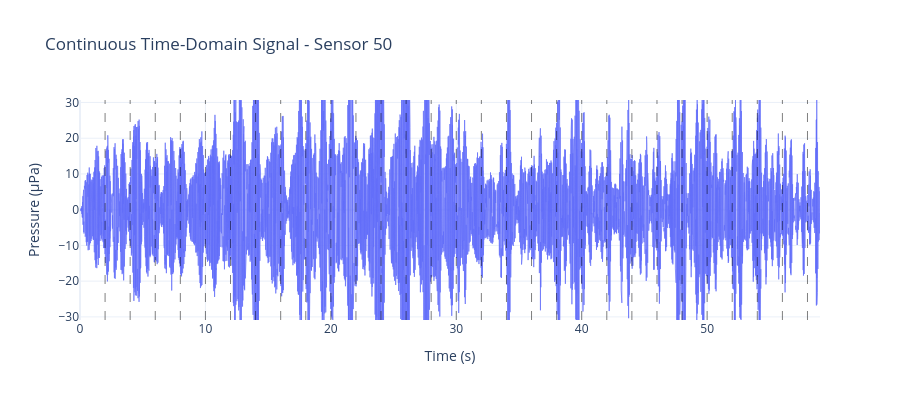
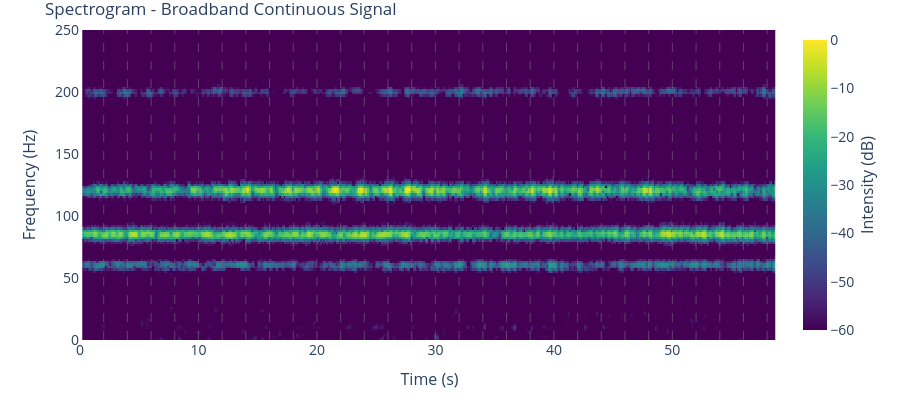

Notebook code cell kept with these figures, in order:
### Markdown cell above
## 12. Visualise Time-Domain Signal and Spectrogram

Plot the continuous time-domain signal and its spectrogram. Red dashed lines mark timestep boundaries where the propagation transfer function is updated.

**Important**: The spectrogram uses proper PSD scaling (dB re 1 µPa²/Hz) for underwater acoustics.

### Code cell
boundary_times_s = _timestep_boundaries(SIM_PARAMS)
signal_real = _real(continuous_signal)

# Plot 1: Time-domain signal
fig_time = go.Figure()
fig_time.add_trace(
    go.Scatter(x=time_axis, y=signal_real, mode="lines", line=dict(width=1), opacity=0.7)
)
fig_time.update_yaxes(
    range=[np.percentile(signal_real, 1), np.percentile(signal_real, 99)],
    title_text="Pressure (µPa)",
)
fig_time.update_xaxes(title_text="Time (s)")
_add_vlines(fig_time, boundary_times_s)

fig_time.update_layout(
    title=f"Continuous Time-Domain Signal - Sensor {SENSOR_TO_ANALYZE}",
    template="plotly_white",
    height=400,
    width=900,
)
fig_time.show()

# Plot 2: Spectrogram (use plotter helper)
fig_spec = plot_spectrogram(
    signal_real,
    int(SIGNAL_PARAMS["sampling_rate_hz"]),
    n_fft=256,
    hop_length=64,
    y_lim=(0, SIGNAL_PARAMS["sampling_rate_hz"] / 2),
    yaxis_format="hz",
    fig_size=(9, 4),
)
_add_vlines(fig_spec, boundary_times_s, line_style={"line_color": "grey"})
fig_spec.update_layout(title="Spectrogram - Broadband Continuous Signal")
fig_spec.show()

### Figure 1 — Plotly figure (JSON) as saved in the notebook; plotly's stock layout.template omitted (floating-point values rounded to 4 significant figures; data arrays with more than 128 entries replaced by an {"elided": "..."} marker saying what was removed)
{"data": [{"line": {"width": 1}, "mode": "lines", "opacity": 0.7, "type": "scatter", "x": {"elided": "29500 float values"}, "y": {"elided": "29500 float values"}}], "layout": {"height": 400, "shapes": [{"line": {"color": "black", "dash": "dash", "width": 1}, "opacity": 0.5, "type": "line", "x0": 2, "x1": 2, "xref": "x", "y0": 0, "y1": 1, "yref": "y domain"}, {"line": {"color": "black", "dash": "dash", "width": 1}, "opacity": 0.5, "type": "line", "x0": 4, "x1": 4, "xref": "x", "y0": 0, "y1": 1, "yref": "y domain"}, {"line": {"color": "black", "dash": "dash", "width": 1}, "opacity": 0.5, "type": "line", "x0": 6, "x1": 6, "xref": "x", "y0": 0, "y1": 1, "yref": "y domain"}, {"line": {"color": "black", "dash": "dash", "width": 1}, "opacity": 0.5, "type": "line", "x0": 8, "x1": 8, "xref": "x", "y0": 0, "y1": 1, "yref": "y domain"}, {"line": {"color": "black", "dash": "dash", "width": 1}, "opacity": 0.5, "type": "line", "x0": 10, "x1": 10, "xref": "x", "y0": 0, "y1": 1, "yref": "y domain"}, {"line": {"color": "black", "dash": "dash", "width": 1}, "opacity": 0.5, "type": "line", "x0": 12, "x1": 12, "xref": "x", "y0": 0, "y1": 1, "yref": "y domain"}, {"line": {"color": "black", "dash": "dash", "width": 1}, "opacity": 0.5, "type": "line", "x0": 14, "x1": 14, "xref": "x", "y0": 0, "y1": 1, "yref": "y domain"}, {"line": {"color": "black", "dash": "dash", "width": 1}, "opacity": 0.5, "type": "line", "x0": 16, "x1": 16, "xref": "x", "y0": 0, "y1": 1, "yref": "y domain"}, {"line": {"color": "black", "dash": "dash", "width": 1}, "opacity": 0.5, "type": "line", "x0": 18, "x1": 18, "xref": "x", "y0": 0, "y1": 1, "yref": "y domain"}, {"line": {"color": "black", "dash": "dash", "width": 1}, "opacity": 0.5, "type": "line", "x0": 20, "x1": 20, "xref": "x", "y0": 0, "y1": 1, "yref": "y domain"}, {"line": {"color": "black", "dash": "dash", "width": 1}, "opacity": 0.5, "type": "line", "x0": 22, "x1": 22, "xref": "x", "y0": 0, "y1": 1, "yref": "y domain"}, {"line": {"color": "black", "dash": "dash", "width": 1}, "opacity": 0.5, "type": "line", "x0": 24, "x1": 24, "xref": "x", "y0": 0, "y1": 1, "yref": "y domain"}, {"line": {"color": "black", "dash": "dash", "width": 1}, "opacity": 0.5, "type": "line", "x0": 26, "x1": 26, "xref": "x", "y0": 0, "y1": 1, "yref": "y domain"}, {"line": {"color": "black", "dash": "dash", "width": 1}, "opacity": 0.5, "type": "line", "x0": 28, "x1": 28, "xref": "x", "y0": 0, "y1": 1, "yref": "y domain"}, {"line": {"color": "black", "dash": "dash", "width": 1}, "opacity": 0.5, "type": "line", "x0": 30, "x1": 30, "xref": "x", "y0": 0, "y1": 1, "yref": "y domain"}, {"line": {"color": "black", "dash": "dash", "width": 1}, "opacity": 0.5, "type": "line", "x0": 32, "x1": 32, "xref": "x", "y0": 0, "y1": 1, "yref": "y domain"}, {"line": {"color": "black", "dash": "dash", "width": 1}, "opacity": 0.5, "type": "line", "x0": 34, "x1": 34, "xref": "x", "y0": 0, "y1": 1, "yref": "y domain"}, {"line": {"color": "black", "dash": "dash", "width": 1}, "opacity": 0.5, "type": "line", "x0": 36, "x1": 36, "xref": "x", "y0": 0, "y1": 1, "yref": "y domain"}, {"line": {"color": "black", "dash": "dash", "width": 1}, "opacity": 0.5, "type": "line", "x0": 38, "x1": 38, "xref": "x", "y0": 0, "y1": 1, "yref": "y domain"}, {"line": {"color": "black", "dash": "dash", "width": 1}, "opacity": 0.5, "type": "line", "x0": 40, "x1": 40, "xref": "x", "y0": 0, "y1": 1, "yref": "y domain"}, {"line": {"color": "black", "dash": "dash", "width": 1}, "opacity": 0.5, "type": "line", "x0": 42, "x1": 42, "xref": "x", "y0": 0, "y1": 1, "yref": "y domain"}, {"line": {"color": "black", "dash": "dash", "width": 1}, "opacity": 0.5, "type": "line", "x0": 44, "x1": 44, "xref": "x", "y0": 0, "y1": 1, "yref": "y domain"}, {"line": {"color": "black", "dash": "dash", "width": 1}, "opacity": 0.5, "type": "line", "x0": 46, "x1": 46, "xref": "x", "y0": 0, "y1": 1, "yref": "y domain"}, {"line": {"color": "black", "dash": "dash", "width": 1}, "opacity": 0.5, "type": "line", "x0": 48, "x1": 48, "xref": "x", "y0": 0, "y1": 1, "yref": "y domain"}, {"line": {"color": "black", "dash": "dash", "width": 1}, "opacity": 0.5, "type": "line", "x0": 50, "x1": 50, "xref": "x", "y0": 0, "y1": 1, "yref": "y domain"}, {"line": {"color": "black", "dash": "dash", "width": 1}, "opacity": 0.5, "type": "line", "x0": 52, "x1": 52, "xref": "x", "y0": 0, "y1": 1, "yref": "y domain"}, {"line": {"color": "black", "dash": "dash", "width": 1}, "opacity": 0.5, "type": "line", "x0": 54, "x1": 54, "xref": "x", "y0": 0, "y1": 1, "yref": "y domain"}, {"line": {"color": "black", "dash": "dash", "width": 1}, "opacity": 0.5, "type": "line", "x0": 56, "x1": 56, "xref": "x", "y0": 0, "y1": 1, "yref": "y domain"}, {"line": {"color": "black", "dash": "dash", "width": 1}, "opacity": 0.5, "type": "line", "x0": 58, "x1": 58, "xref": "x", "y0": 0, "y1": 1, "yref": "y domain"}], "title": {"text": "Continuous Time-Domain Signal - Sensor 50"}, "width": 900, "xaxis": {"title": {"text": "Time (s)"}}, "yaxis": {"range": [-30.87, 30.7], "title": {"text": "Pressure (µPa)"}}}}

### Figure 2 — Plotly figure (JSON) as saved in the notebook; plotly's stock layout.template omitted (floating-point values rounded to 4 significant figures; data arrays with more than 128 entries replaced by an {"elided": "..."} marker saying what was removed)
{"data": [{"colorbar": {"len": 1, "thickness": 24, "tickfont": {"size": 14}, "title": {"font": {"size": 16}, "side": "right", "text": "Intensity (dB)"}}, "colorscale": [[0, "#440154"], [0.1111, "#482878"], [0.2222, "#3e4989"], [0.3333, "#31688e"], [0.4444, "#26828e"], [0.5556, "#1f9e89"], [0.6667, "#35b779"], [0.7778, "#6ece58"], [0.8889, "#b5de2b"], [1, "#fde725"]], "type": "heatmap", "x": {"elided": "457 float values"}, "y": {"elided": "129 float values"}, "z": {"elided": "129x457 float values"}, "zmax": 0, "zmin": -60}], "layout": {"height": 400, "margin": {"b": 60, "l": 80, "r": 80, "t": 30}, "paper_bgcolor": "white", "plot_bgcolor": "white", "shapes": [{"line": {"color": "grey", "dash": "dash", "width": 1}, "opacity": 0.5, "type": "line", "x0": 2, "x1": 2, "xref": "x", "y0": 0, "y1": 1, "yref": "y domain"}, {"line": {"color": "grey", "dash": "dash", "width": 1}, "opacity": 0.5, "type": "line", "x0": 4, "x1": 4, "xref": "x", "y0": 0, "y1": 1, "yref": "y domain"}, {"line": {"color": "grey", "dash": "dash", "width": 1}, "opacity": 0.5, "type": "line", "x0": 6, "x1": 6, "xref": "x", "y0": 0, "y1": 1, "yref": "y domain"}, {"line": {"color": "grey", "dash": "dash", "width": 1}, "opacity": 0.5, "type": "line", "x0": 8, "x1": 8, "xref": "x", "y0": 0, "y1": 1, "yref": "y domain"}, {"line": {"color": "grey", "dash": "dash", "width": 1}, "opacity": 0.5, "type": "line", "x0": 10, "x1": 10, "xref": "x", "y0": 0, "y1": 1, "yref": "y domain"}, {"line": {"color": "grey", "dash": "dash", "width": 1}, "opacity": 0.5, "type": "line", "x0": 12, "x1": 12, "xref": "x", "y0": 0, "y1": 1, "yref": "y domain"}, {"line": {"color": "grey", "dash": "dash", "width": 1}, "opacity": 0.5, "type": "line", "x0": 14, "x1": 14, "xref": "x", "y0": 0, "y1": 1, "yref": "y domain"}, {"line": {"color": "grey", "dash": "dash", "width": 1}, "opacity": 0.5, "type": "line", "x0": 16, "x1": 16, "xref": "x", "y0": 0, "y1": 1, "yref": "y domain"}, {"line": {"color": "grey", "dash": "dash", "width": 1}, "opacity": 0.5, "type": "line", "x0": 18, "x1": 18, "xref": "x", "y0": 0, "y1": 1, "yref": "y domain"}, {"line": {"color": "grey", "dash": "dash", "width": 1}, "opacity": 0.5, "type": "line", "x0": 20, "x1": 20, "xref": "x", "y0": 0, "y1": 1, "yref": "y domain"}, {"line": {"color": "grey", "dash": "dash", "width": 1}, "opacity": 0.5, "type": "line", "x0": 22, "x1": 22, "xref": "x", "y0": 0, "y1": 1, "yref": "y domain"}, {"line": {"color": "grey", "dash": "dash", "width": 1}, "opacity": 0.5, "type": "line", "x0": 24, "x1": 24, "xref": "x", "y0": 0, "y1": 1, "yref": "y domain"}, {"line": {"color": "grey", "dash": "dash", "width": 1}, "opacity": 0.5, "type": "line", "x0": 26, "x1": 26, "xref": "x", "y0": 0, "y1": 1, "yref": "y domain"}, {"line": {"color": "grey", "dash": "dash", "width": 1}, "opacity": 0.5, "type": "line", "x0": 28, "x1": 28, "xref": "x", "y0": 0, "y1": 1, "yref": "y domain"}, {"line": {"color": "grey", "dash": "dash", "width": 1}, "opacity": 0.5, "type": "line", "x0": 30, "x1": 30, "xref": "x", "y0": 0, "y1": 1, "yref": "y domain"}, {"line": {"color": "grey", "dash": "dash", "width": 1}, "opacity": 0.5, "type": "line", "x0": 32, "x1": 32, "xref": "x", "y0": 0, "y1": 1, "yref": "y domain"}, {"line": {"color": "grey", "dash": "dash", "width": 1}, "opacity": 0.5, "type": "line", "x0": 34, "x1": 34, "xref": "x", "y0": 0, "y1": 1, "yref": "y domain"}, {"line": {"color": "grey", "dash": "dash", "width": 1}, "opacity": 0.5, "type": "line", "x0": 36, "x1": 36, "xref": "x", "y0": 0, "y1": 1, "yref": "y domain"}, {"line": {"color": "grey", "dash": "dash", "width": 1}, "opacity": 0.5, "type": "line", "x0": 38, "x1": 38, "xref": "x", "y0": 0, "y1": 1, "yref": "y domain"}, {"line": {"color": "grey", "dash": "dash", "width": 1}, "opacity": 0.5, "type": "line", "x0": 40, "x1": 40, "xref": "x", "y0": 0, "y1": 1, "yref": "y domain"}, {"line": {"color": "grey", "dash": "dash", "width": 1}, "opacity": 0.5, "type": "line", "x0": 42, "x1": 42, "xref": "x", "y0": 0, "y1": 1, "yref": "y domain"}, {"line": {"color": "grey", "dash": "dash", "width": 1}, "opacity": 0.5, "type": "line", "x0": 44, "x1": 44, "xref": "x", "y0": 0, "y1": 1, "yref": "y domain"}, {"line": {"color": "grey", "dash": "dash", "width": 1}, "opacity": 0.5, "type": "line", "x0": 46, "x1": 46, "xref": "x", "y0": 0, "y1": 1, "yref": "y domain"}, {"line": {"color": "grey", "dash": "dash", "width": 1}, "opacity": 0.5, "type": "line", "x0": 48, "x1": 48, "xref": "x", "y0": 0, "y1": 1, "yref": "y domain"}, {"line": {"color": "grey", "dash": "dash", "width": 1}, "opacity": 0.5, "type": "line", "x0": 50, "x1": 50, "xref": "x", "y0": 0, "y1": 1, "yref": "y domain"}, {"line": {"color": "grey", "dash": "dash", "width": 1}, "opacity": 0.5, "type": "line", "x0": 52, "x1": 52, "xref": "x", "y0": 0, "y1": 1, "yref": "y domain"}, {"line": {"color": "grey", "dash": "dash", "width": 1}, "opacity": 0.5, "type": "line", "x0": 54, "x1": 54, "xref": "x", "y0": 0, "y1": 1, "yref": "y domain"}, {"line": {"color": "grey", "dash": "dash", "width": 1}, "opacity": 0.5, "type": "line", "x0": 56, "x1": 56, "xref": "x", "y0": 0, "y1": 1, "yref": "y domain"}, {"line": {"color": "grey", "dash": "dash", "width": 1}, "opacity": 0.5, "type": "line", "x0": 58, "x1": 58, "xref": "x", "y0": 0, "y1": 1, "yref": "y domain"}], "title": {"text": "Spectrogram - Broadband Continuous Signal"}, "width": 900, "xaxis": {"range": [0, 59], "showgrid": false, "tickfont": {"size": 14}, "title": {"font": {"size": 16}, "text": "Time (s)"}}, "yaxis": {"range": [0, 250], "showgrid": false, "tickfont": {"size": 14}, "title": {"font": {"size": 16}, "text": "Frequency (Hz)"}}}}
